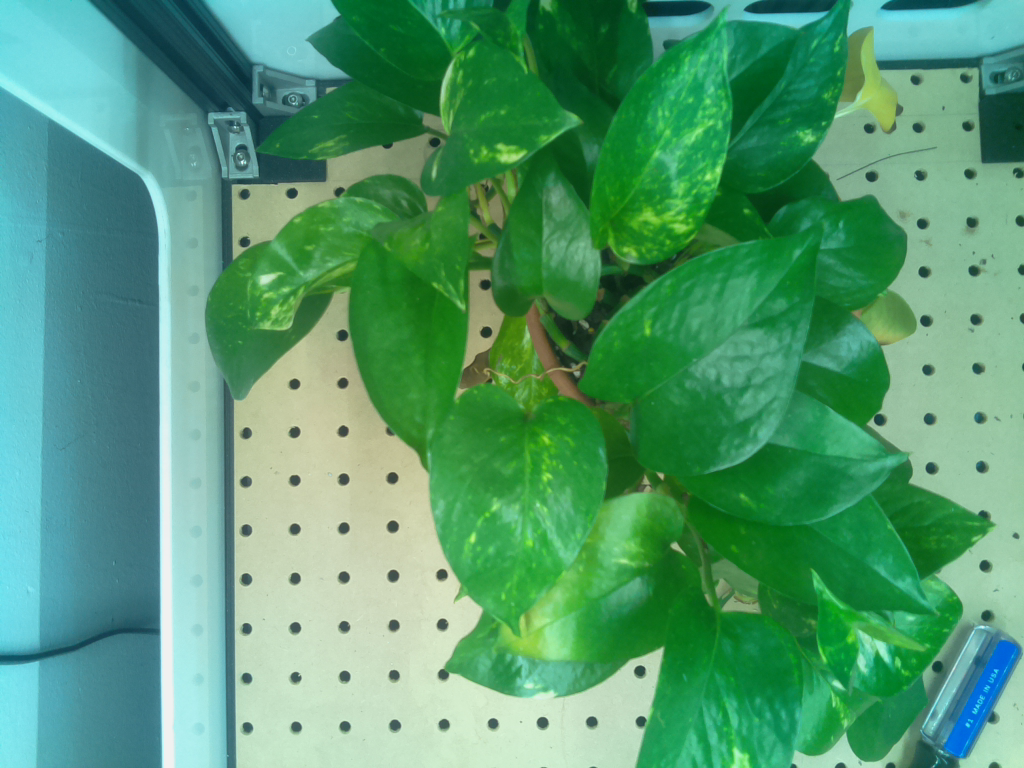
#> input picture images/route_z_0_0.png, 1024 x 768 px
$ jupyter execute --allow-errors Untitled.ipynb
#> lines starting #> are read from the running program, lines starting #| are printed output that depends on the picture
[cell 1]
from matplotlib import pyplot as plt
import cv2
import numpy as np
img_ = cv2.imread('route_z_0_0.png')
#> img_ is the input picture: shape (768, 1024, 3); mean B, G, R 113.6, 154.2, 82.6
#img_ = cv2.imread('original_image_left.jpg')
#img_ = cv2.resize(img_, (0,0), fx=1, fy=1)
img1 = cv2.cvtColor(img_,cv2.COLOR_BGR2GRAY)
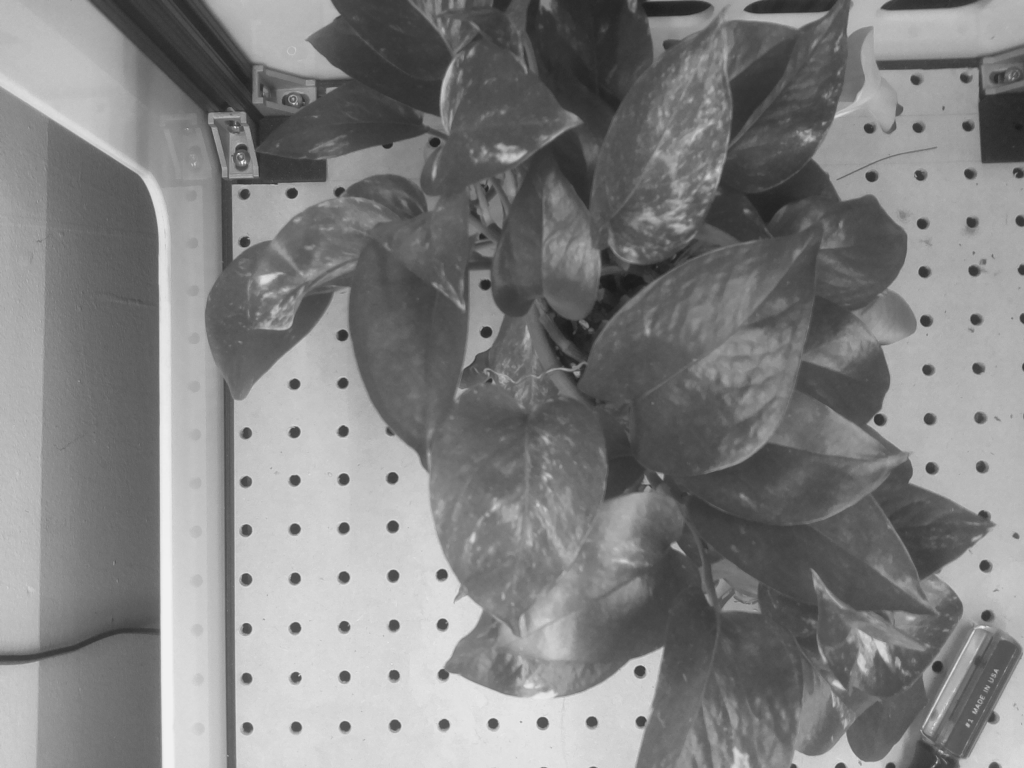
#> img1: shape (768, 1024); min 25, max 241, mean 128.1
img = cv2.imread('route_z_0_1.png')
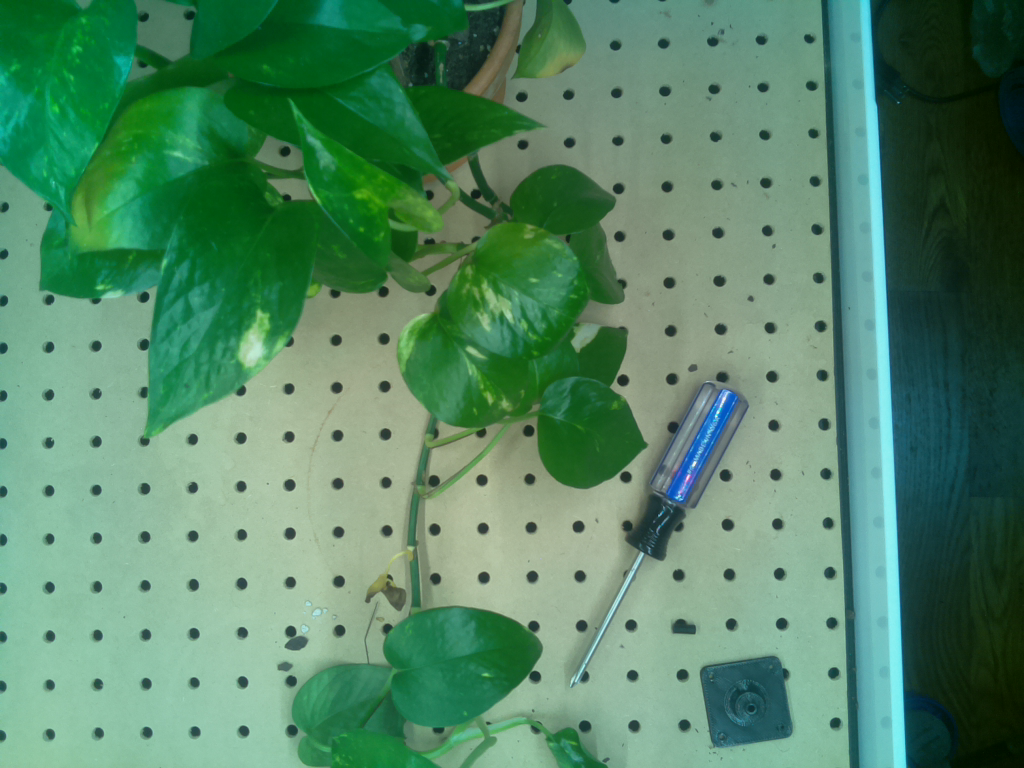
#> input picture images/route_z_0_1.png, 1024 x 768 px
#> img is the input picture: shape (768, 1024, 3); mean B, G, R 102.9, 133.9, 84.4
#img = cv2.imread('original_image_right.jpg')
#img = cv2.resize(img, (0,0), fx=1, fy=1)
img2 = cv2.cvtColor(img,cv2.COLOR_BGR2GRAY)
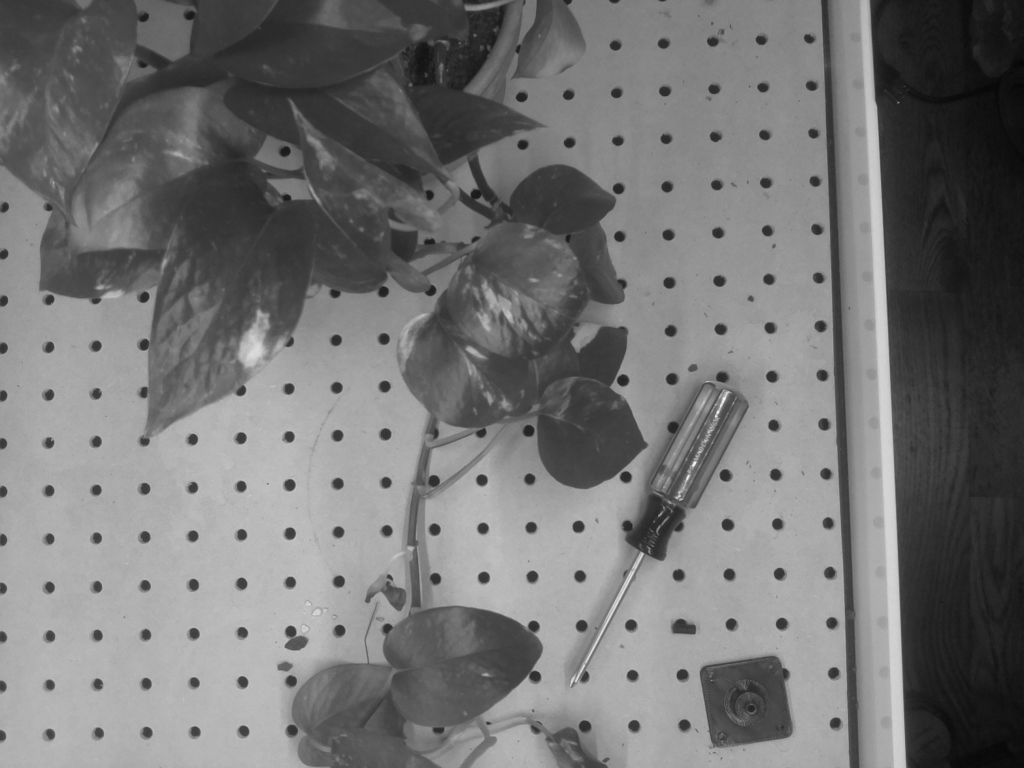
#> img2: shape (768, 1024); min 6, max 241, mean 115.5
sift = cv2.xfeatures2d.SIFT_create()

[cell 2]
# find key points
kp1, des1 = sift.detectAndCompute(img1,None)
#> kp1 = 1500 keypoints; strongest (x, y, size): (542, 723, 7.7), (442, 624, 7.5), (493, 724, 7.1), (640, 671, 7.4)
kp2, des2 = sift.detectAndCompute(img2,None)
#> kp2 = 1449 keypoints; strongest (x, y, size): (484, 578, 7.6), (483, 528, 7.2), (290, 533, 7.5), (289, 485, 7.4)
#plt.imshow('original_image_left_keypoints',cv2.drawKeypoints(img_,kp1,None))

[cell 3]
# [4 lines of commented-out code are left out]
match = cv2.BFMatcher()
matches = match.knnMatch(des1,des2,k=2)
#> matches = 1500 matches
good = []
for m,n in matches:
    if m.distance < 0.03*n.distance:
        good.append(m)
#> after the loop, good = []
draw_params = dict(matchColor=(0,255,0),
                       singlePointColor=None,
                       flags=2)
img3 = cv2.drawMatches(img_,kp1,img,kp2,good,None,**draw_params)
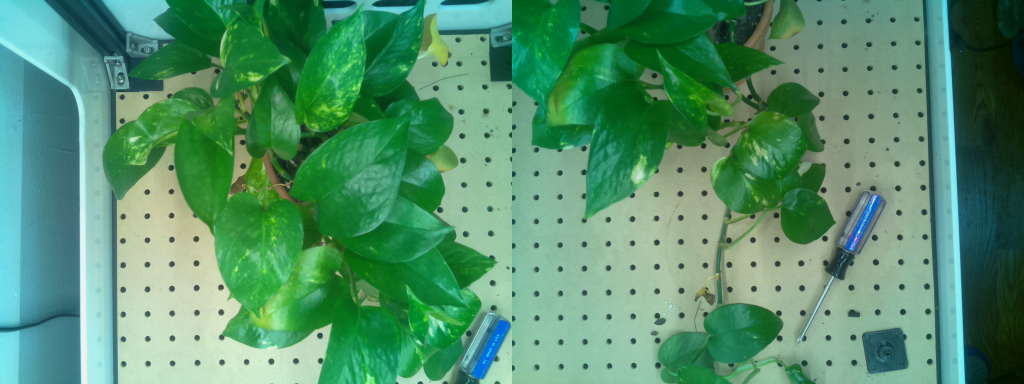
#> img3: shape (768, 2048, 3) (shown at 1/2 size); mean B, G, R 108.2, 144.1, 83.5
plt.imshow(img3)
good

[cell 4]
MIN_MATCH_COUNT = 10
if len(good) > MIN_MATCH_COUNT:
    src_pts = np.float32([ kp1[m.queryIdx].pt for m in good ]).reshape(-1,1,2)
    dst_pts = np.float32([ kp2[m.trainIdx].pt for m in good ]).reshape(-1,1,2)
    M, mask = cv2.findHomography(src_pts, dst_pts, cv2.RANSAC, 5.0)
    h,w = img1.shape
    pts = np.float32([ [0,0],[0,h-1],[w-1,h-1],[w-1,0] ]).reshape(-1,1,2)
    dst = cv2.perspectiveTransform(pts, M)
    img2 = cv2.polylines(img2,[np.int32(dst)],True,255,3, cv2.LINE_AA)
    #cv2.imshow("original_image_overlapping.jpg", img2)
else:
    print("Not enought matches are found - %d/%d", (len(good)/MIN_MATCH_COUNT))
#| Not enought matches are found - %d/%d 0.0
#> (the rest of this cell did not finish here and is left out)
